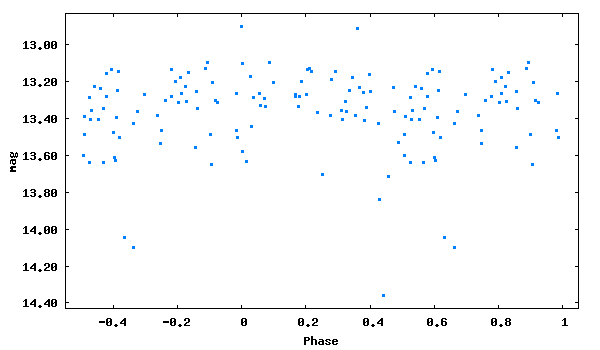

This figure's gnuplot source:
set term png size 600,350 medium
set colors classic
set output 'phase_lc_9.png'
set xlabel 'Phase'
set ylabel 'mag'
#set title 'JDmax = 2447035.45800 + 0.1724955 x E'
set format y '%5.2f'
plot [-0.55:1.05][14.43:12.83] "phase_lc_9.dat" linecolor 3 pointtype 5 pointsize 0.3 title ""
